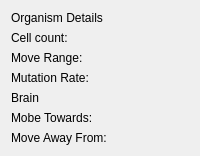
                      <widget class="QWidget" name="page_place">
                       <layout class="QVBoxLayout" name="verticalLayout_29">
                        <item>
                         <widget class="QLabel" name="label_34">
                          <property name="text">
                           <string>Organism Details</string>
                          </property>
                         </widget>
                        </item>
                        <item>
                         <widget class="QLabel" name="label_36">
                          <property name="text">
                           <string>Cell count:</string>
                          </property>
                         </widget>
                        </item>
                        <item>
                         <widget class="QLabel" name="label_35">
                          <property name="text">
                           <string>Move Range:</string>
                          </property>
                         </widget>
                        </item>
                        <item>
                         <widget class="QLabel" name="label_33">
                          <property name="text">
                           <string>Mutation Rate:</string>
                          </property>
                         </widget>
                        </item>
                        <item>
                         <widget class="QLabel" name="label_39">
                          <property name="text">
                           <string>Brain</string>
                          </property>
                         </widget>
                        </item>
                        <item>
                         <widget class="QLabel" name="label_38">
                          <property name="text">
                           <string>Mobe Towards:</string>
                          </property>
                         </widget>
                        </item>
                        <item>
                         <widget class="QLabel" name="label_37">
                          <property name="text">
                           <string>Move Away From:</string>
                          </property>
                         </widget>
                        </item>
                       </layout>
                      </widget>
